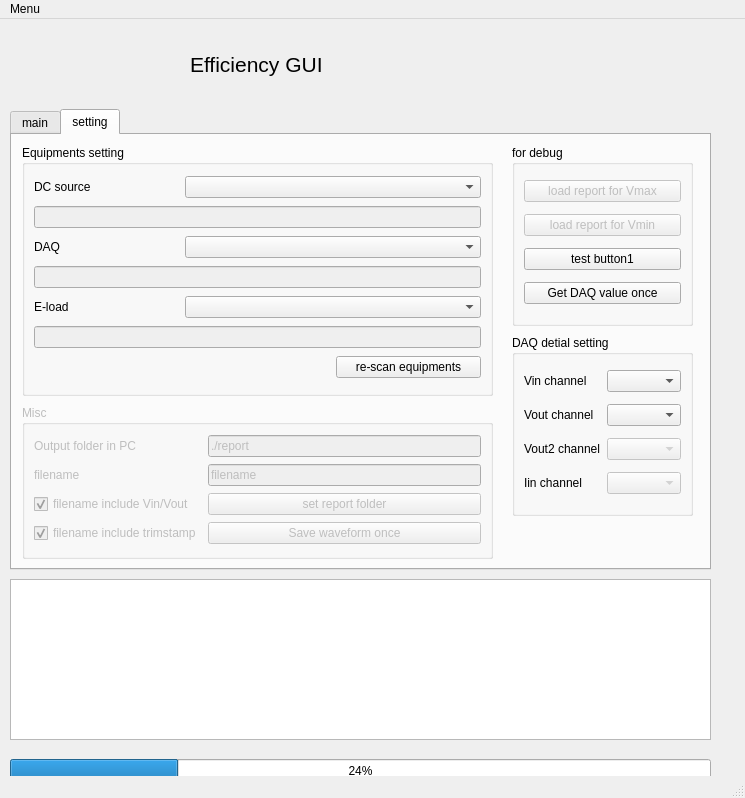
<?xml version="1.0" encoding="UTF-8"?>
<ui version="4.0">
 <class>MainWindow</class>
 <widget class="QMainWindow" name="MainWindow">
  <property name="geometry">
   <rect>
    <x>0</x>
    <y>0</y>
    <width>745</width>
    <height>798</height>
   </rect>
  </property>
  <property name="windowTitle">
   <string>MainWindow</string>
  </property>
  <widget class="QWidget" name="centralwidget">
   <widget class="QLabel" name="label_10">
    <property name="geometry">
     <rect>
      <x>10</x>
      <y>10</y>
      <width>151</width>
      <height>71</height>
     </rect>
    </property>
    <property name="font">
     <font>
      <pointsize>12</pointsize>
     </font>
    </property>
    <property name="text">
     <string/>
    </property>
    <property name="pixmap">
     <pixmap>../../../../../Users/EChen3/.designer/backup/IFX_LOGO_RGB.jpg</pixmap>
    </property>
    <property name="scaledContents">
     <bool>true</bool>
    </property>
   </widget>
   <widget class="QLabel" name="label_23">
    <property name="geometry">
     <rect>
      <x>190</x>
      <y>10</y>
      <width>511</width>
      <height>71</height>
     </rect>
    </property>
    <property name="font">
     <font>
      <pointsize>16</pointsize>
     </font>
    </property>
    <property name="text">
     <string>Efficiency GUI</string>
    </property>
   </widget>
   <widget class="QTabWidget" name="tabWidget">
    <property name="geometry">
     <rect>
      <x>10</x>
      <y>90</y>
      <width>701</width>
      <height>461</height>
     </rect>
    </property>
    <property name="currentIndex">
     <number>1</number>
    </property>
    <widget class="QWidget" name="tab">
     <attribute name="title">
      <string>main</string>
     </attribute>
     <widget class="QGroupBox" name="groupBox">
      <property name="geometry">
       <rect>
        <x>10</x>
        <y>10</y>
        <width>189</width>
        <height>171</height>
       </rect>
      </property>
      <property name="title">
       <string>DC source setting</string>
      </property>
      <layout class="QGridLayout" name="gridLayout_4">
       <item row="2" column="1">
        <widget class="QGroupBox" name="groupBox_6">
         <property name="title">
          <string/>
         </property>
         <layout class="QVBoxLayout" name="verticalLayout_3">
          <item>
           <widget class="QRadioButton" name="radioButton">
            <property name="text">
             <string>On</string>
            </property>
           </widget>
          </item>
          <item>
           <widget class="QRadioButton" name="radioButton_2">
            <property name="text">
             <string>Off</string>
            </property>
           </widget>
          </item>
         </layout>
        </widget>
       </item>
       <item row="2" column="0">
        <widget class="QLabel" name="label_12">
         <property name="text">
          <string>Toggle</string>
         </property>
        </widget>
       </item>
       <item row="0" column="1">
        <widget class="QLineEdit" name="lineEdit_16">
         <property name="text">
          <string>20</string>
         </property>
        </widget>
       </item>
       <item row="1" column="0">
        <widget class="QLabel" name="label">
         <property name="text">
          <string>current(A)</string>
         </property>
        </widget>
       </item>
       <item row="0" column="0">
        <widget class="QLabel" name="label_18">
         <property name="text">
          <string>voltage(V)</string>
         </property>
        </widget>
       </item>
       <item row="1" column="1">
        <widget class="QLineEdit" name="lineEdit_17">
         <property name="text">
          <string>20</string>
         </property>
        </widget>
       </item>
      </layout>
     </widget>
     <widget class="QGroupBox" name="groupBox_7">
      <property name="geometry">
       <rect>
        <x>550</x>
        <y>20</y>
        <width>131</width>
        <height>161</height>
       </rect>
      </property>
      <property name="title">
       <string/>
      </property>
      <layout class="QVBoxLayout" name="verticalLayout_2">
       <item>
        <widget class="QPushButton" name="pushButton_8">
         <property name="enabled">
          <bool>true</bool>
         </property>
         <property name="text">
          <string>Start efficiency</string>
         </property>
        </widget>
       </item>
       <item>
        <widget class="QPushButton" name="pushButton_4">
         <property name="enabled">
          <bool>true</bool>
         </property>
         <property name="text">
          <string>abort efficiency</string>
         </property>
        </widget>
       </item>
       <item>
        <widget class="QPushButton" name="pushButton_5">
         <property name="enabled">
          <bool>true</bool>
         </property>
         <property name="text">
          <string>Clear log</string>
         </property>
        </widget>
       </item>
      </layout>
     </widget>
     <widget class="QGroupBox" name="groupBox_10">
      <property name="geometry">
       <rect>
        <x>10</x>
        <y>200</y>
        <width>671</width>
        <height>201</height>
       </rect>
      </property>
      <property name="title">
       <string>E loading</string>
      </property>
      <widget class="QGroupBox" name="groupBox_9">
       <property name="geometry">
        <rect>
         <x>10</x>
         <y>140</y>
         <width>335</width>
         <height>51</height>
        </rect>
       </property>
       <property name="title">
        <string/>
       </property>
       <layout class="QGridLayout" name="gridLayout_7">
        <item row="0" column="0">
         <widget class="QLabel" name="label_27">
          <property name="text">
           <string>Loadling Toggle (Amps)</string>
          </property>
         </widget>
        </item>
        <item row="0" column="1">
         <widget class="QLineEdit" name="lineEdit_23">
          <property name="text">
           <string>5</string>
          </property>
         </widget>
        </item>
        <item row="0" column="2">
         <widget class="QRadioButton" name="radioButton_5">
          <property name="text">
           <string>Off</string>
          </property>
         </widget>
        </item>
        <item row="0" column="3">
         <widget class="QRadioButton" name="radioButton_6">
          <property name="text">
           <string>On</string>
          </property>
         </widget>
        </item>
       </layout>
      </widget>
      <widget class="QGroupBox" name="groupBox_3">
       <property name="enabled">
        <bool>false</bool>
       </property>
       <property name="geometry">
        <rect>
         <x>10</x>
         <y>16</y>
         <width>651</width>
         <height>111</height>
        </rect>
       </property>
       <property name="title">
        <string>channel setting</string>
       </property>
       <layout class="QGridLayout" name="gridLayout_5">
        <item row="0" column="0">
         <widget class="QLabel" name="label_13">
          <property name="text">
           <string>Channel</string>
          </property>
         </widget>
        </item>
        <item row="0" column="1">
         <widget class="QLabel" name="label_16">
          <property name="text">
           <string>CH1</string>
          </property>
         </widget>
        </item>
        <item row="0" column="2">
         <widget class="QLabel" name="label_17">
          <property name="text">
           <string>CH3</string>
          </property>
         </widget>
        </item>
        <item row="0" column="3">
         <widget class="QLabel" name="label_24">
          <property name="text">
           <string>CH5</string>
          </property>
         </widget>
        </item>
        <item row="0" column="4">
         <widget class="QLabel" name="label_25">
          <property name="text">
           <string>CH7</string>
          </property>
         </widget>
        </item>
        <item row="0" column="5">
         <widget class="QLabel" name="label_26">
          <property name="text">
           <string>CH9</string>
          </property>
         </widget>
        </item>
        <item row="1" column="0">
         <widget class="QLabel" name="label_15">
          <property name="text">
           <string>Iout max</string>
          </property>
         </widget>
        </item>
        <item row="1" column="1">
         <widget class="QLineEdit" name="lineEdit_2">
          <property name="text">
           <string>80</string>
          </property>
         </widget>
        </item>
        <item row="1" column="2">
         <widget class="QLineEdit" name="lineEdit_3">
          <property name="text">
           <string>80</string>
          </property>
         </widget>
        </item>
        <item row="1" column="3">
         <widget class="QLineEdit" name="lineEdit_4">
          <property name="text">
           <string>80</string>
          </property>
         </widget>
        </item>
        <item row="1" column="4">
         <widget class="QLineEdit" name="lineEdit_6">
          <property name="text">
           <string>80</string>
          </property>
         </widget>
        </item>
        <item row="1" column="5">
         <widget class="QLineEdit" name="lineEdit_5">
          <property name="text">
           <string>80</string>
          </property>
         </widget>
        </item>
        <item row="2" column="1">
         <widget class="QCheckBox" name="checkBox_3">
          <property name="text">
           <string>selected</string>
          </property>
         </widget>
        </item>
        <item row="2" column="2">
         <widget class="QCheckBox" name="checkBox_4">
          <property name="text">
           <string>selected</string>
          </property>
         </widget>
        </item>
        <item row="2" column="3">
         <widget class="QCheckBox" name="checkBox_5">
          <property name="text">
           <string>selected</string>
          </property>
         </widget>
        </item>
        <item row="2" column="4">
         <widget class="QCheckBox" name="checkBox_6">
          <property name="text">
           <string>selected</string>
          </property>
         </widget>
        </item>
        <item row="2" column="5">
         <widget class="QCheckBox" name="checkBox_7">
          <property name="text">
           <string>selected</string>
          </property>
         </widget>
        </item>
       </layout>
      </widget>
     </widget>
     <widget class="QGroupBox" name="groupBox_11">
      <property name="geometry">
       <rect>
        <x>210</x>
        <y>10</y>
        <width>331</width>
        <height>170</height>
       </rect>
      </property>
      <property name="title">
       <string>efficiency measurement condition</string>
      </property>
      <layout class="QFormLayout" name="formLayout">
       <item row="0" column="0">
        <widget class="QLabel" name="label_29">
         <property name="text">
          <string>start current (A)</string>
         </property>
        </widget>
       </item>
       <item row="0" column="1">
        <widget class="QLineEdit" name="lineEdit_18">
         <property name="enabled">
          <bool>false</bool>
         </property>
         <property name="text">
          <string>0</string>
         </property>
        </widget>
       </item>
       <item row="1" column="0">
        <widget class="QLabel" name="label_4">
         <property name="text">
          <string>end current (A)</string>
         </property>
        </widget>
       </item>
       <item row="1" column="1">
        <widget class="QLineEdit" name="lineEdit_19">
         <property name="text">
          <string>400</string>
         </property>
        </widget>
       </item>
       <item row="2" column="0">
        <widget class="QLabel" name="label_5">
         <property name="text">
          <string>step(%)</string>
         </property>
        </widget>
       </item>
       <item row="2" column="1">
        <widget class="QLineEdit" name="lineEdit_20">
         <property name="text">
          <string>20</string>
         </property>
        </widget>
       </item>
       <item row="3" column="0">
        <widget class="QLabel" name="label_7">
         <property name="text">
          <string>cooldown time(Sec)</string>
         </property>
        </widget>
       </item>
       <item row="3" column="1">
        <widget class="QLineEdit" name="lineEdit_22">
         <property name="text">
          <string>5</string>
         </property>
        </widget>
       </item>
       <item row="4" column="0">
        <widget class="QLabel" name="label_6">
         <property name="text">
          <string>duration time(Sec)</string>
         </property>
        </widget>
       </item>
       <item row="4" column="1">
        <widget class="QLineEdit" name="lineEdit_21">
         <property name="text">
          <string>2</string>
         </property>
        </widget>
       </item>
      </layout>
     </widget>
    </widget>
    <widget class="QWidget" name="tab_2">
     <attribute name="title">
      <string>setting</string>
     </attribute>
     <widget class="QGroupBox" name="groupBox_2">
      <property name="geometry">
       <rect>
        <x>10</x>
        <y>10</y>
        <width>471</width>
        <height>251</height>
       </rect>
      </property>
      <property name="title">
       <string>Equipments setting</string>
      </property>
      <layout class="QGridLayout" name="gridLayout">
       <item row="1" column="0" colspan="3">
        <widget class="QLineEdit" name="lineEdit_28">
         <property name="enabled">
          <bool>false</bool>
         </property>
         <property name="text">
          <string/>
         </property>
        </widget>
       </item>
       <item row="0" column="1" colspan="2">
        <widget class="QComboBox" name="comboBox"/>
       </item>
       <item row="4" column="1" colspan="2">
        <widget class="QComboBox" name="comboBox_3"/>
       </item>
       <item row="5" column="0" colspan="3">
        <widget class="QLineEdit" name="lineEdit_30">
         <property name="enabled">
          <bool>false</bool>
         </property>
         <property name="text">
          <string/>
         </property>
        </widget>
       </item>
       <item row="6" column="2">
        <widget class="QPushButton" name="pushButton_6">
         <property name="enabled">
          <bool>true</bool>
         </property>
         <property name="text">
          <string>re-scan equipments</string>
         </property>
        </widget>
       </item>
       <item row="4" column="0">
        <widget class="QLabel" name="label_3">
         <property name="text">
          <string>E-load</string>
         </property>
        </widget>
       </item>
       <item row="0" column="0">
        <widget class="QLabel" name="label_19">
         <property name="text">
          <string>DC source</string>
         </property>
        </widget>
       </item>
       <item row="2" column="0">
        <widget class="QLabel" name="label_2">
         <property name="text">
          <string>DAQ</string>
         </property>
        </widget>
       </item>
       <item row="3" column="0" colspan="3">
        <widget class="QLineEdit" name="lineEdit_29">
         <property name="enabled">
          <bool>false</bool>
         </property>
         <property name="text">
          <string/>
         </property>
        </widget>
       </item>
       <item row="2" column="1" colspan="2">
        <widget class="QComboBox" name="comboBox_7"/>
       </item>
      </layout>
     </widget>
     <widget class="QGroupBox" name="groupBox_4">
      <property name="enabled">
       <bool>false</bool>
      </property>
      <property name="geometry">
       <rect>
        <x>10</x>
        <y>270</y>
        <width>471</width>
        <height>154</height>
       </rect>
      </property>
      <property name="title">
       <string>Misc</string>
      </property>
      <layout class="QGridLayout" name="gridLayout_6">
       <item row="0" column="0">
        <widget class="QLabel" name="label_14">
         <property name="text">
          <string>Output folder in PC</string>
         </property>
        </widget>
       </item>
       <item row="1" column="0">
        <widget class="QLabel" name="label_8">
         <property name="text">
          <string>filename</string>
         </property>
        </widget>
       </item>
       <item row="2" column="0" colspan="2">
        <widget class="QCheckBox" name="checkBox">
         <property name="enabled">
          <bool>false</bool>
         </property>
         <property name="text">
          <string>filename include Vin/Vout</string>
         </property>
         <property name="checkable">
          <bool>true</bool>
         </property>
         <property name="checked">
          <bool>true</bool>
         </property>
         <property name="tristate">
          <bool>false</bool>
         </property>
        </widget>
       </item>
       <item row="2" column="2">
        <widget class="QPushButton" name="pushButton_11">
         <property name="enabled">
          <bool>false</bool>
         </property>
         <property name="text">
          <string>set report folder</string>
         </property>
        </widget>
       </item>
       <item row="3" column="0" colspan="2">
        <widget class="QCheckBox" name="checkBox_2">
         <property name="text">
          <string>filename include trimstamp</string>
         </property>
         <property name="checked">
          <bool>true</bool>
         </property>
        </widget>
       </item>
       <item row="3" column="2">
        <widget class="QPushButton" name="pushButton_7">
         <property name="enabled">
          <bool>false</bool>
         </property>
         <property name="text">
          <string>Save waveform once</string>
         </property>
        </widget>
       </item>
       <item row="0" column="2">
        <widget class="QLineEdit" name="lineEdit_27">
         <property name="enabled">
          <bool>false</bool>
         </property>
         <property name="text">
          <string>./report</string>
         </property>
         <property name="cursorPosition">
          <number>8</number>
         </property>
         <property name="readOnly">
          <bool>true</bool>
         </property>
        </widget>
       </item>
       <item row="1" column="2">
        <widget class="QLineEdit" name="lineEdit_7">
         <property name="text">
          <string>filename</string>
         </property>
        </widget>
       </item>
      </layout>
     </widget>
     <widget class="QGroupBox" name="groupBox_5">
      <property name="geometry">
       <rect>
        <x>500</x>
        <y>10</y>
        <width>181</width>
        <height>181</height>
       </rect>
      </property>
      <property name="title">
       <string>for debug</string>
      </property>
      <layout class="QVBoxLayout" name="verticalLayout">
       <item>
        <widget class="QPushButton" name="pushButton_9">
         <property name="enabled">
          <bool>false</bool>
         </property>
         <property name="text">
          <string>load report for Vmax</string>
         </property>
        </widget>
       </item>
       <item>
        <widget class="QPushButton" name="pushButton_10">
         <property name="enabled">
          <bool>false</bool>
         </property>
         <property name="text">
          <string>load report for Vmin</string>
         </property>
        </widget>
       </item>
       <item>
        <widget class="QPushButton" name="pushButton_12">
         <property name="enabled">
          <bool>true</bool>
         </property>
         <property name="text">
          <string>test button1</string>
         </property>
        </widget>
       </item>
       <item>
        <widget class="QPushButton" name="pushButton_13">
         <property name="enabled">
          <bool>true</bool>
         </property>
         <property name="text">
          <string>Get DAQ value once</string>
         </property>
        </widget>
       </item>
      </layout>
     </widget>
     <widget class="QGroupBox" name="groupBox_8">
      <property name="geometry">
       <rect>
        <x>500</x>
        <y>200</y>
        <width>181</width>
        <height>181</height>
       </rect>
      </property>
      <property name="title">
       <string>DAQ detial setting</string>
      </property>
      <layout class="QGridLayout" name="gridLayout_2">
       <item row="0" column="1" colspan="2">
        <widget class="QComboBox" name="comboBox_2">
         <item>
          <property name="text">
           <string/>
          </property>
         </item>
         <item>
          <property name="text">
           <string>101</string>
          </property>
         </item>
         <item>
          <property name="text">
           <string>102</string>
          </property>
         </item>
         <item>
          <property name="text">
           <string>103</string>
          </property>
         </item>
         <item>
          <property name="text">
           <string>104</string>
          </property>
         </item>
         <item>
          <property name="text">
           <string>105</string>
          </property>
         </item>
         <item>
          <property name="text">
           <string>106</string>
          </property>
         </item>
         <item>
          <property name="text">
           <string>107</string>
          </property>
         </item>
         <item>
          <property name="text">
           <string>108</string>
          </property>
         </item>
         <item>
          <property name="text">
           <string>109</string>
          </property>
         </item>
         <item>
          <property name="text">
           <string>110</string>
          </property>
         </item>
        </widget>
       </item>
       <item row="2" column="0">
        <widget class="QLabel" name="label_11">
         <property name="text">
          <string>Vout2 channel</string>
         </property>
        </widget>
       </item>
       <item row="3" column="1" colspan="2">
        <widget class="QComboBox" name="comboBox_6">
         <property name="enabled">
          <bool>false</bool>
         </property>
        </widget>
       </item>
       <item row="0" column="0">
        <widget class="QLabel" name="label_20">
         <property name="text">
          <string>Vin channel</string>
         </property>
        </widget>
       </item>
       <item row="2" column="1" colspan="2">
        <widget class="QComboBox" name="comboBox_5">
         <property name="enabled">
          <bool>false</bool>
         </property>
         <item>
          <property name="text">
           <string/>
          </property>
         </item>
         <item>
          <property name="text">
           <string>101</string>
          </property>
         </item>
         <item>
          <property name="text">
           <string>102</string>
          </property>
         </item>
         <item>
          <property name="text">
           <string>103</string>
          </property>
         </item>
         <item>
          <property name="text">
           <string>104</string>
          </property>
         </item>
         <item>
          <property name="text">
           <string>105</string>
          </property>
         </item>
         <item>
          <property name="text">
           <string>106</string>
          </property>
         </item>
         <item>
          <property name="text">
           <string>107</string>
          </property>
         </item>
         <item>
          <property name="text">
           <string>108</string>
          </property>
         </item>
         <item>
          <property name="text">
           <string>109</string>
          </property>
         </item>
         <item>
          <property name="text">
           <string>110</string>
          </property>
         </item>
        </widget>
       </item>
       <item row="1" column="1" colspan="2">
        <widget class="QComboBox" name="comboBox_4">
         <item>
          <property name="text">
           <string/>
          </property>
         </item>
         <item>
          <property name="text">
           <string>101</string>
          </property>
         </item>
         <item>
          <property name="text">
           <string>102</string>
          </property>
         </item>
         <item>
          <property name="text">
           <string>103</string>
          </property>
         </item>
         <item>
          <property name="text">
           <string>104</string>
          </property>
         </item>
         <item>
          <property name="text">
           <string>105</string>
          </property>
         </item>
         <item>
          <property name="text">
           <string>106</string>
          </property>
         </item>
         <item>
          <property name="text">
           <string>107</string>
          </property>
         </item>
         <item>
          <property name="text">
           <string>108</string>
          </property>
         </item>
         <item>
          <property name="text">
           <string>109</string>
          </property>
         </item>
         <item>
          <property name="text">
           <string>110</string>
          </property>
         </item>
        </widget>
       </item>
       <item row="1" column="0">
        <widget class="QLabel" name="label_21">
         <property name="text">
          <string>Vout channel</string>
         </property>
        </widget>
       </item>
       <item row="3" column="0">
        <widget class="QLabel" name="label_22">
         <property name="text">
          <string>Iin channel</string>
         </property>
        </widget>
       </item>
      </layout>
     </widget>
    </widget>
   </widget>
   <widget class="QTextEdit" name="textEdit">
    <property name="geometry">
     <rect>
      <x>10</x>
      <y>560</y>
      <width>701</width>
      <height>161</height>
     </rect>
    </property>
   </widget>
   <widget class="QProgressBar" name="progressBar">
    <property name="geometry">
     <rect>
      <x>10</x>
      <y>740</y>
      <width>701</width>
      <height>23</height>
     </rect>
    </property>
    <property name="value">
     <number>24</number>
    </property>
   </widget>
  </widget>
  <widget class="QMenuBar" name="menubar">
   <property name="geometry">
    <rect>
     <x>0</x>
     <y>0</y>
     <width>745</width>
     <height>21</height>
    </rect>
   </property>
   <widget class="QMenu" name="menuabout">
    <property name="title">
     <string>Menu</string>
    </property>
    <addaction name="actionLoad_config"/>
    <addaction name="actionSave_config"/>
    <addaction name="separator"/>
    <addaction name="actionAbout_the_GUI"/>
   </widget>
   <addaction name="menuabout"/>
  </widget>
  <widget class="QStatusBar" name="statusbar"/>
  <action name="actionAbout_the_GUI">
   <property name="text">
    <string>About the GUI</string>
   </property>
  </action>
  <action name="actionLoad_config">
   <property name="enabled">
    <bool>false</bool>
   </property>
   <property name="text">
    <string>Load config</string>
   </property>
  </action>
  <action name="actionSave_config">
   <property name="enabled">
    <bool>false</bool>
   </property>
   <property name="text">
    <string>Save config</string>
   </property>
  </action>
 </widget>
 <resources/>
 <connections/>
</ui>
